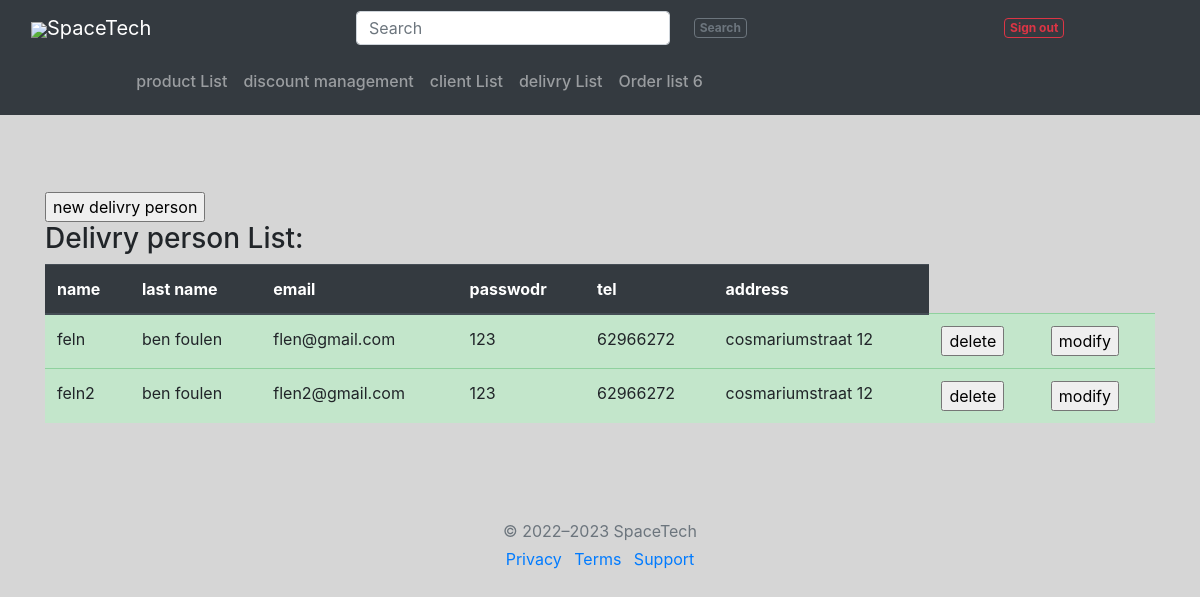
The page /delivryList.php (signed in) on the database its author committed.
### tables this page shows
CREATE TABLE `client` (
  `email` varchar(50) NOT NULL,
  `name` varchar(30) NOT NULL,
  `role` enum('client','admin','delivry') NOT NULL,
  `password` varchar(20) NOT NULL,
  `lastname` varchar(20) NOT NULL,
  `address` varchar(50) NOT NULL,
  `tel` int(11) DEFAULT NULL
);

### functions.php (called while the page is built, shortened)
<?php
class functions{
    private $connect = false;
    public function __construct(){
		$conn =  mysqli_connect("localhost","root","") or die(mysqli_error($conn));
		mysqli_select_db($conn,"eshop") or die(mysqli_error($conn));
		$this->connect=$conn;
	}
    private function getData($req){
        $res = mysqli_query($this->connect,$req);
        $data= array();
        while ($row = mysqli_fetch_array($res)) {
			$data[]=$row;
		}
		return $data;
    }
    public function listDelivry(){
        $query="select * from client where role= 'delivry'";
        return $this->getData($query);
    }
}
?>

### delivryList.php (the view, shortened to what this page needs)
<?php
include('HCF/header.php');
include('HCF/container.php');
$functions = new functions();
?>
<div class="container">
	<a href="addDelivry.php"><input type='submit'name='adddelivry' value='new delivry person'></a>
    <h3>Delivry person List:</h3>
	<table class="table">
		<thead class="thead-dark">
			<tr class="table-success">
				<th>name</th>
				<th>last name</th>
				<th>email</th>
				<th>passwodr</th>
				<th>tel</th>
                <th>address</th>
			</tr>
		</thead>
		<tbody>
			<?php
			$delivryList = $functions->listDelivry();
			foreach ($delivryList as $key) {
			?>
			<tr class="table-success">
				<td><?php echo $key['name'] ?></td>
				<td><?php echo $key['lastname'] ?></td>
				<td><?php echo $key['email'] ?></td>
				<td><?php echo $key['password'] ?></td>
				<td><?php echo $key['tel']; ?></td>
                <td><?php echo $key['address']; ?></td>
                <td><a href="deleteAccount.php?email=<?php echo $key["email"]; ?>"><input type="submit" name="delete" value="delete"/></a></td>
                <td><a href="modifyAccount.php?email=<?php echo $key["email"]; ?>&button=modify"><input type="submit" name="modify" value="modify"/></a></td>
			</tr>
			<?php } ?>
		</tbody>
	</table>
</div>
<?php include('HCF/footer.php');?>

### rows shown on the page
client: name "feln", lastname "ben foulen", email "flen@gmail.com", password "123", tel "62966272", address "cosmariumstraat 12"
client: name "feln2", lastname "ben foulen", email "flen2@gmail.com", password "123", tel "62966272", address "cosmariumstraat 12"

### other values the page prints
$number[0]['count(*)'] "6"
